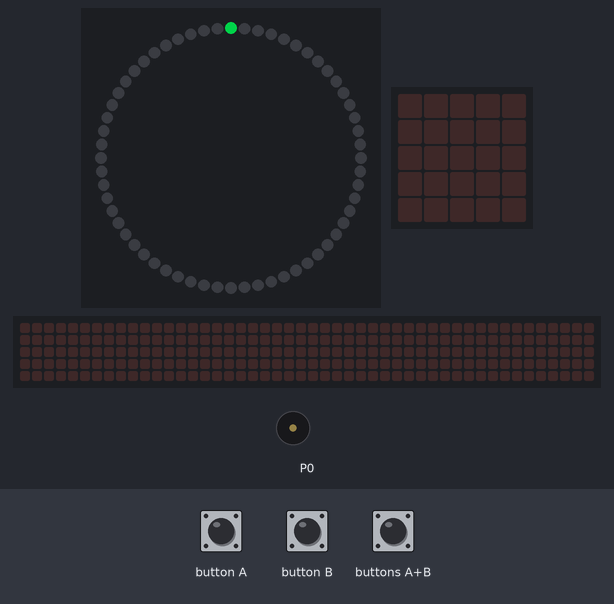
Bench run of a program on a simulated BBC micro:bit (MakeCode). Shown: 60 RGB LEDs in a ring, first at the top, clockwise, the board's 5×5 LED display, a strip that is not on the board, showing the scrolling text unrolled, buzzer (waves = sounding). The test bench sets the inputs (shaded band). Dim RGB values are drawn brighter than linear; the 48×5 strip is a reading aid, not a part: it shows the text the display is scrolling, unrolled, one strip-width of it at a time.

Above: at 1.6 s.
1.7 s: button A pressed for 0.15 s
At 1.92 s:
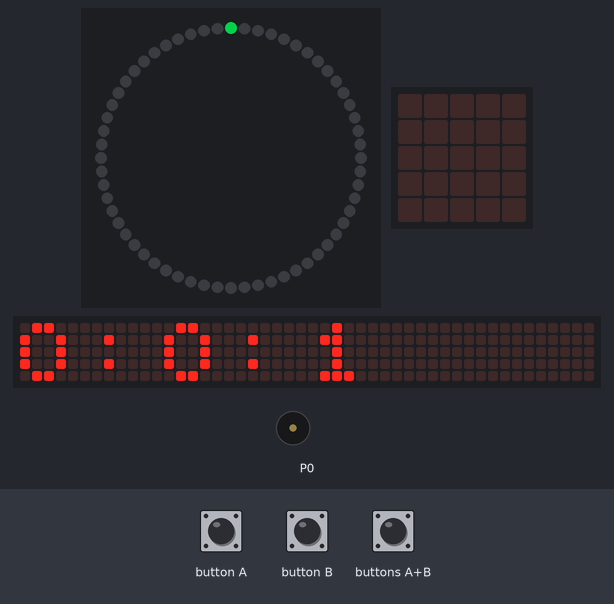
2.4 s: button B pressed for 0.15 s
At 8.4 s:
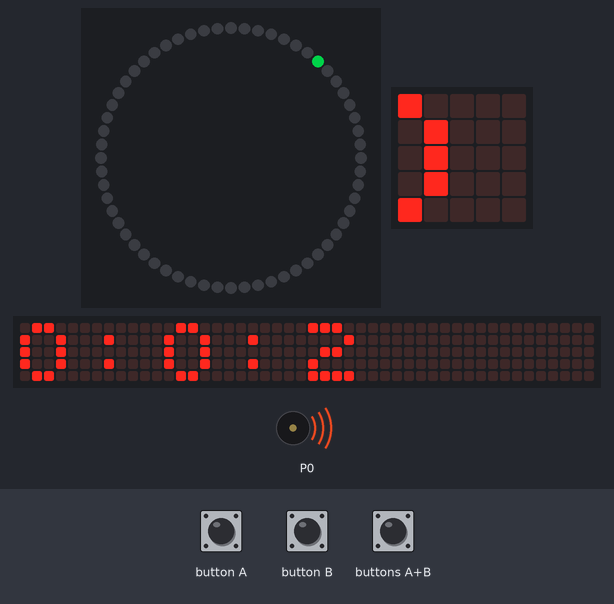
9.1 s: buttons A+B pressed for 0.15 s
At 12.87 s:
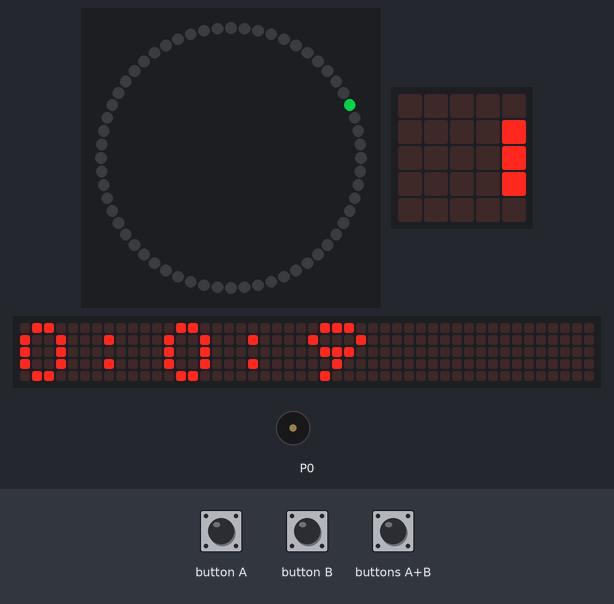
Timing chart, 0 to 19.6 s (numbered marks = the images above; inputs shaded):
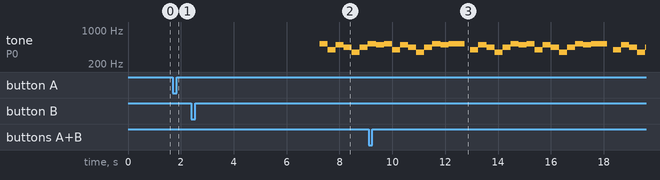

Measured:
- after the input at 1.7 s, the display: changes after 0.15 s (image 1)
- by itself, tone on P0: plays 494 Hz for 0.31 s, 523 Hz for 0.31 s, 392 Hz for 0.31 s, 494 Hz for 0.31 s, 440 Hz for 0.31 s, 349 Hz for 0.31 s … (31 notes in this stretch)

The program:

main.ts
```typescript
input.onButtonPressed(Button.A, function () {
    tijd_zien()
})
input.onButtonPressed(Button.AB, function () {
    tijd_zien()
})
function tijd_zien () {
    basic.showString("" + uren + ":" + minuten + ":" + Seconde)
    for (let index = 0; index < 2; index++) {
        music.play(music.stringPlayable("C5 G B A F A C5 B ", 199), music.PlaybackMode.UntilDone)
    }
    music.play(music.stringPlayable("C5 C5 C5 - - - - - ", 199), music.PlaybackMode.UntilDone)
}
input.onButtonPressed(Button.B, function () {
    tijd_zien()
})
let Seconde = 0
let uren = 0
let minuten = 0
let haloDisplay = kitronik_halo_hd.createZIPHaloDisplay(60)
minuten = 0
basic.forever(function () {
    for (let index = 0; index < 60; index++) {
        for (let index = 0; index < 60; index++) {
            basic.pause(1000)
            haloDisplay.range(Seconde, 1).showRainbow(1, 60)
            Seconde += 1
            haloDisplay.clear()
        }
        minuten += 1
        Seconde = 0
        tijd_zien()
    }
    uren += 1
    minuten = 0
    tijd_zien()
})
```

test.ts
```typescript
// tests gaan hier; deze zal niet worden gecompileerd wanneer dit pakket wordt gebruikt als extensie.
```
